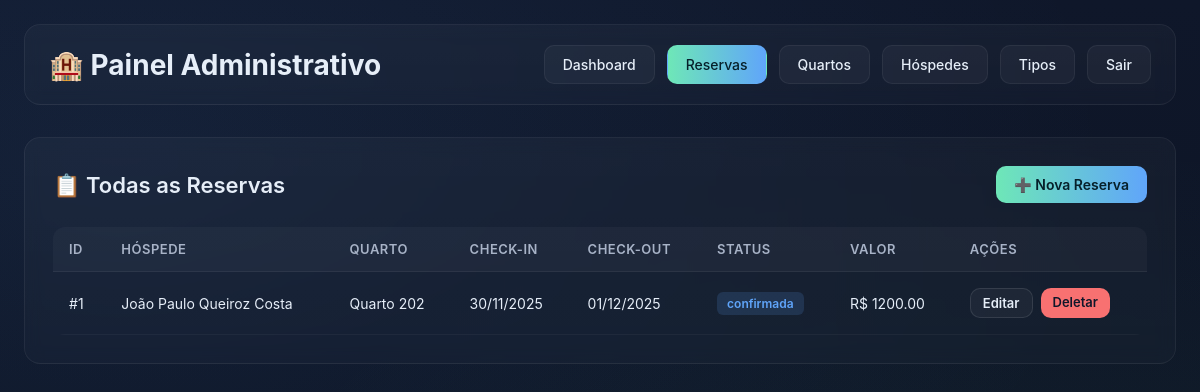
Page /admin/reservas (signed in) on the earlier database version.
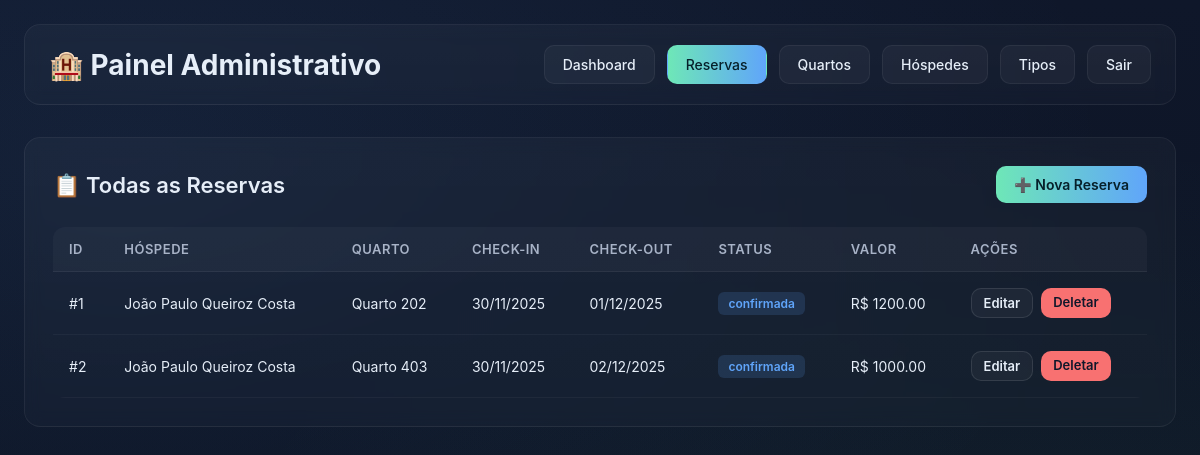
Same page on the later database version.
### src/Model/models.py (models this page shows)
class Reserva(Base):
    __tablename__ = "reserva"
    id_reserva = Column(Integer,primary_key=True,autoincrement=True)
    id_hospede_principal = Column(Integer,ForeignKey("hospede.id_hospede"),nullable=False)
    numero_quarto = Column(Integer,ForeignKey("quarto.numero_quarto"),nullable=False)
    data_checkin = Column(Date,nullable=False)
    data_checkout = Column(Date,nullable=False)
    status_reserva = Column(String(30),nullable=False)
    valor_total = Column(DECIMAL(10,2),nullable=False)

class Hospede(Base):
    __tablename__ = "hospede"
    id_hospede = Column(Integer,primary_key=True,autoincrement=True)
    nome_completo = Column(String(150),nullable=False)
    documento = Column(String(50),unique=True,nullable=False)
    telefone = Column(String(20))
    email = Column(String(100),unique=True)
    id_usuario_sistema = Column(Integer,ForeignKey("usuario.id"))

class Quarto(Base):
    __tablename__ = 'quarto'
    numero_quarto = Column(Integer,primary_key=True,unique=True)
    id_tipo = Column(Integer,ForeignKey("tipo_de_quarto.id_tipo"))
    status_limpeza = Column(String(20),default='sujo',nullable=False)
    localizacao = Column(String(50))
    tipo_de_quarto = relationship("Tipo_de_quarto", back_populates="quartos")

### src/routes.py (the view)
@app.route("/admin/reservas")
@admin_required
def admin_reservas():
    db = SessionLocal()
    reservas = db.query(Reserva).order_by(Reserva.data_checkin.desc()).all()
    reservas_detalhadas = []
    for r in reservas:
        hospede = db.query(Hospede).filter(
            Hospede.id_hospede == r.id_hospede_principal
        ).first()
        quarto = db.query(Quarto).filter(
            Quarto.numero_quarto == r.numero_quarto
        ).first()
        reservas_detalhadas.append({
            'reserva': r,
            'hospede': hospede,
            'quarto': quarto
        })
    return render_template("admin/reservas.html",
                         reservas=reservas_detalhadas)

### src/__init__.py (called while the page is built)
@app.before_request
def log_request_info():
    app.logger.info("Requisição recebida: %s %s", request.method, request.path)

### src/templates/admin/reservas.html (shortened to what this page needs)
<!doctype html>
<html lang="pt-BR">
<head>
  <link rel="stylesheet" href="{{ url_for('static', filename='admin.css') }}">
</head>
<body>
  <div class="admin__container">
    <header class="admin__header">
      <h1 class="admin__title">🏨 Painel Administrativo</h1>
      <nav class="admin__nav">
        <a href="{{ url_for('admin_dashboard') }}" class="admin__nav-link">Dashboard</a>
        <a href="{{ url_for('admin_reservas') }}" class="admin__nav-link admin__nav-link--active">Reservas</a>
        <a href="{{ url_for('admin_quartos') }}" class="admin__nav-link">Quartos</a>
        <a href="{{ url_for('admin_hospedes') }}" class="admin__nav-link">Hóspedes</a>
        <a href="{{ url_for('admin_tipos_quarto') }}" class="admin__nav-link">Tipos</a>
        <a href="{{ url_for('logout') }}" class="admin__nav-link">Sair</a>
      </nav>
    </header>
    <div class="admin__card">
      <div class="admin__card-header">
        <h2 class="admin__card-title">📋 Todas as Reservas</h2>
        <a href="{{ url_for('admin_nova_reserva') }}" class="admin__btn admin__btn--primary">
          ➕ Nova Reserva
        </a>
      </div>
      {% if reservas %}
        <div class="admin__table-wrapper">
          <table class="admin__table">
            <thead>
              <tr>
                <th>ID</th>
                <th>Hóspede</th>
                <th>Quarto</th>
                <th>Check-in</th>
                <th>Check-out</th>
                <th>Status</th>
                <th>Valor</th>
                <th>Ações</th>
              </tr>
            </thead>
            <tbody>
              {% for item in reservas %}
                <tr>
                  <td>#{{ item.reserva.id_reserva }}</td>
                  <td>
                    {% if item.hospede %}
                      {{ item.hospede.nome_completo }}
                    {% else %}
                      <span style="color: var(--muted)">N/A</span>
                    {% endif %}
                  </td>
                  <td>
                    {% if item.quarto %}
                      Quarto {{ item.quarto.numero_quarto }}
                    {% else %}
                      <span style="color: var(--muted)">N/A</span>
                    {% endif %}
                  </td>
                  <td>{{ item.reserva.data_checkin.strftime('%d/%m/%Y') if item.reserva.data_checkin else 'N/A' }}</td>
                  <td>{{ item.reserva.data_checkout.strftime('%d/%m/%Y') if item.reserva.data_checkout else 'N/A' }}</td>
                  <td>
                    {% if item.reserva.status_reserva == 'Confirmada' %}
                      <span class="admin__badge admin__badge--success">{{ item.reserva.status_reserva }}</span>
                    {% elif item.reserva.status_reserva == 'Pendente' %}
                      <span class="admin__badge admin__badge--warning">{{ item.reserva.status_reserva }}</span>
                    {% elif item.reserva.status_reserva == 'Cancelada' %}
                      <span class="admin__badge admin__badge--danger">{{ item.reserva.status_reserva }}</span>
                    {% else %}
                      <span class="admin__badge admin__badge--info">{{ item.reserva.status_reserva }}</span>
                    {% endif %}
                  </td>
                  <td>R$ {{ "%.2f"|format(item.reserva.valor_total) }}</td>
                  <td>
                    <div class="admin__table-actions">
                      <a href="{{ url_for('admin_editar_reserva', id_reserva=item.reserva.id_reserva) }}"
                         class="admin__btn admin__btn--secondary admin__btn--small">
                        Editar
                      </a>
                      <a href="{{ url_for('admin_deletar_reserva', id_reserva=item.reserva.id_reserva) }}"
                         class="admin__btn admin__btn--danger admin__btn--small"
                         onclick="return confirm('Tem certeza que deseja deletar esta reserva?')">
                        Deletar
                      </a>
                    </div>
                  </td>
                </tr>
              {% endfor %}
            </tbody>
          </table>
        </div>
      {% endif %}
    </div>
  </div>
</body>
</html>

### src/static/admin.css (style rules this page uses)
:root { --bg1: #0f172a; --bg2: #0b1220; --accent: #6ee7b7; --accent-2: #60a5fa; --glass: rgba(255,255,255,0.04); --text: #e6eef8; --muted: #a8b3c7; --danger: #f87171; --warning: #facc15; --success: #6ee7b7; font-family: Inter, ui-sans-serif, system-ui, -apple-system, "Segoe UI", Roboto; }
* { box-sizing: border-box; margin: 0; padding: 0; }
html, body { height: 100%; }
body { background: radial-gradient(1000px 600px at 10% 20%, rgba(96,165,250,0.08), transparent), radial-gradient(900px 500px at 90% 80%, rgba(110,231,183,0.06), transparent), linear-gradient(180deg, var(--bg1), var(--bg2)); color: var(--text); min-height: 100vh; }
.admin__container { max-width: 1400px; margin: 0 auto; padding: 24px; }
.admin__header { display: flex; justify-content: space-between; align-items: center; margin-bottom: 32px; padding: 20px 24px; background: linear-gradient(180deg, rgba(255,255,255,0.03), rgba(255,255,255,0.02)); border: 1px solid rgba(255,255,255,0.06); border-radius: 16px; backdrop-filter: blur(8px); }
.admin__title { font-size: 28px; font-weight: 700; margin: 0; }
.admin__nav { display: flex; gap: 12px; }
.admin__nav-link { padding: 10px 18px; background: var(--glass); border: 1px solid rgba(255,255,255,0.06); border-radius: 10px; color: var(--text); text-decoration: none; font-size: 14px; font-weight: 500; transition: all 0.2s ease; }
.admin__nav-link--active { background: linear-gradient(90deg, var(--accent), var(--accent-2)); color: #06202a; border-color: transparent; }
.admin__card { background: linear-gradient(180deg, rgba(255,255,255,0.03), rgba(255,255,255,0.02)); border: 1px solid rgba(255,255,255,0.06); border-radius: 16px; padding: 28px; backdrop-filter: blur(8px); margin-bottom: 24px; }
.admin__card-header { display: flex; justify-content: space-between; align-items: center; margin-bottom: 24px; }
.admin__card-title { font-size: 22px; font-weight: 600; margin: 0; }
.admin__btn { padding: 10px 18px; border-radius: 10px; border: none; cursor: pointer; font-weight: 600; font-size: 14px; transition: all 0.2s ease; text-decoration: none; display: inline-block; }
.admin__btn--primary { background: linear-gradient(90deg, var(--accent), var(--accent-2)); color: #06202a; }
.admin__btn--secondary { background: var(--glass); border: 1px solid rgba(255,255,255,0.1); color: var(--text); }
.admin__btn--danger { background: var(--danger); color: #0f172a; }
.admin__btn--small { padding: 6px 12px; font-size: 13px; }
.admin__table-wrapper { overflow-x: auto; border-radius: 12px; }
.admin__table { width: 100%; border-collapse: collapse; }
.admin__table thead { background: rgba(255,255,255,0.03); }
.admin__table th { padding: 14px 16px; text-align: left; font-size: 13px; font-weight: 600; color: var(--muted); text-transform: uppercase; letter-spacing: 0.5px; border-bottom: 1px solid rgba(255,255,255,0.06); }
.admin__table td { padding: 16px; border-bottom: 1px solid rgba(255,255,255,0.04); font-size: 14px; }
.admin__table tbody tr { transition: background 0.15s ease; }
.admin__badge { display: inline-block; padding: 4px 10px; border-radius: 6px; font-size: 12px; font-weight: 600; }
.admin__badge--info { background: rgba(96,165,250,0.15); color: var(--accent-2); }
.admin__table-actions { display: flex; gap: 8px; }

Differences in the rows shown:
added Reserva: reserva.id_reserva "2", reserva.data_checkin "30/11/2025", reserva.data_checkout "02/12/2025", reserva.status_reserva "confirmada", reserva.valor_total "1000.00"
added Quarto: quarto.numero_quarto "403"
Other differences:
new list line: "# Quarto R$ Editar Deletar"
new list line: "João Paulo Queiroz Costa"
